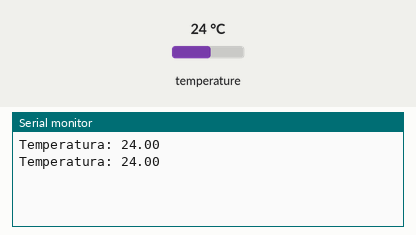
Simulated run of this sketch. Board: ESP8266 (NodeMCU). Parts: the last lines printed to the serial monitor. The test bench sets the inputs (shaded band); at power-on: temperature 24 °C.

Above: at 4.3 s.
4.4 s: temperature set to 12 °C
At 7.5 s:
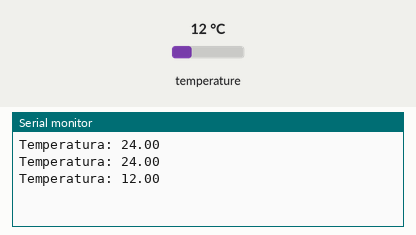
8.1 s: temperature set to 19 °C
At 9.6 s:
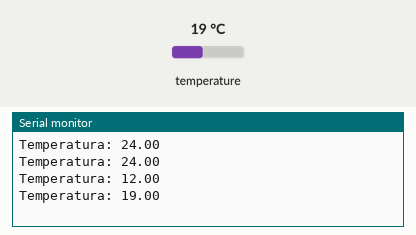
Timing chart, 0 to 11.1 s (numbered marks = the images above; inputs shaded):
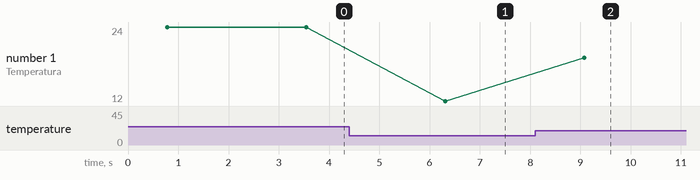

Measured:
- after the input at 4.4 s, the serial monitor: prints a new line after 1.9 s (image 1)
- after the input at 8.1 s, the serial monitor: prints a new line after 0.97 s (image 2)
- plotted number 1: 24 → 12 after the input at 4.4 s, 12 → 19 after the input at 8.1 s

The sketch:

SensoTemperatura.ino
```cpp
#include <DallasTemperature.h>

#include <dummy.h>

#include <OneWire.h>
#include <DallasTemperature.h>

#define ONE_WIRE_BUS D4

OneWire oneWire(ONE_WIRE_BUS);
DallasTemperature sensors(&oneWire);

void setup() {
  Serial.begin(115200);
  sensors.begin();
}

void loop() {
  sensors.requestTemperatures();
  float temp = sensors.getTempCByIndex(0);

  Serial.print("Temperatura: ");
  Serial.println(temp);

  delay(2000);
}
```
